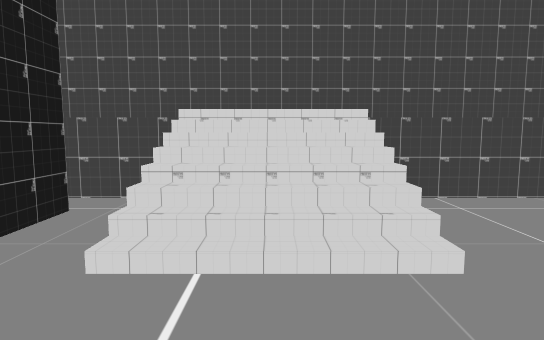
View 1 (above)

23 first-person views from a walk through a 3-D level made in the Unity game engine. The camera is 1.5 m above the floor, tilts 6° down and sees 75° across. The floor is counted in squares, 1 m on a side. Each view is taken from the middle of a square. On the plan, view 1 faces up. The plan holds only what a view shows up to about 16 squares ahead; the rest is blank. The place goes on beyond the plan. The player character is not drawn. Door leaves are left out, so doorways stand open.

View 2
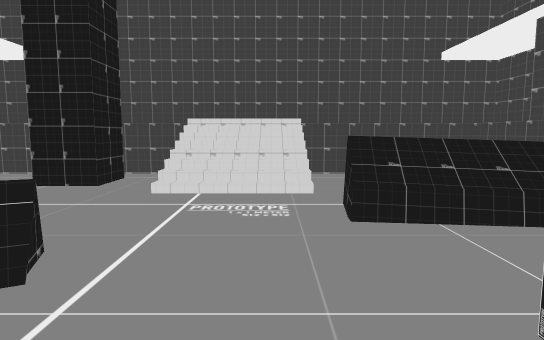

View 3
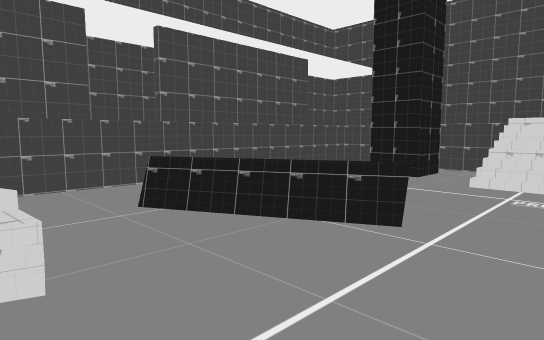

View 4
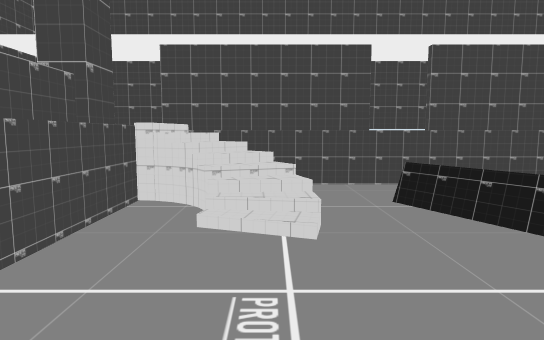

View 5
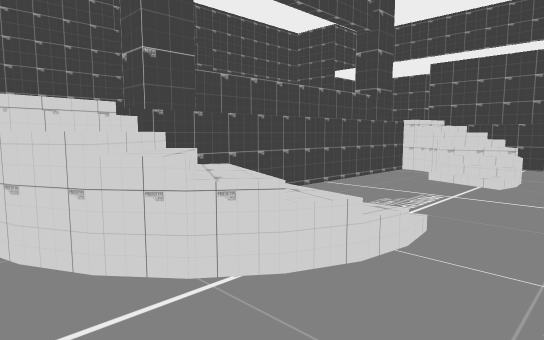

View 6
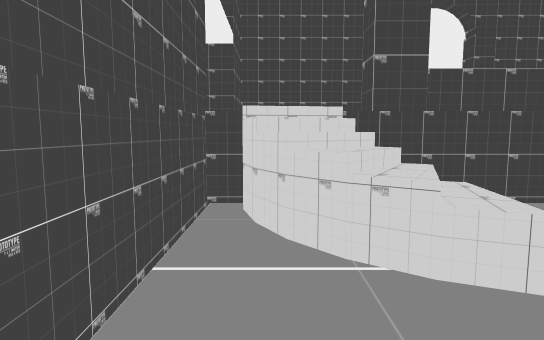

View 7
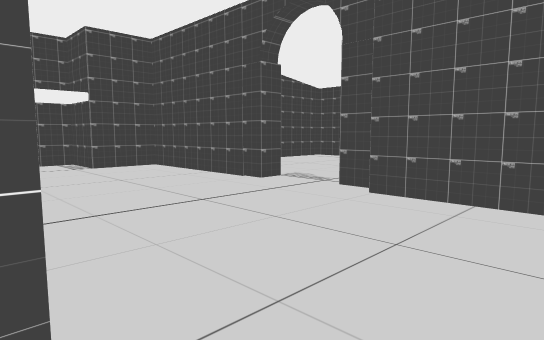

View 8
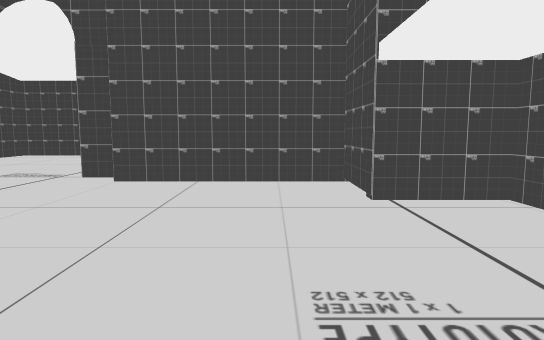

View 9
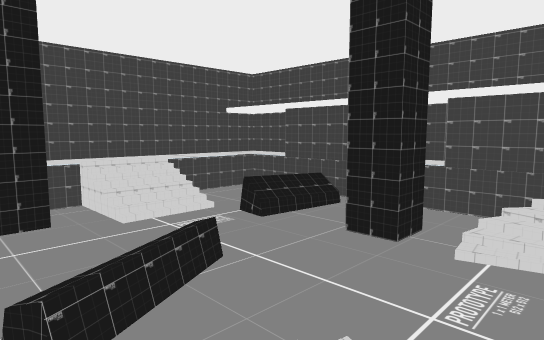

View 10
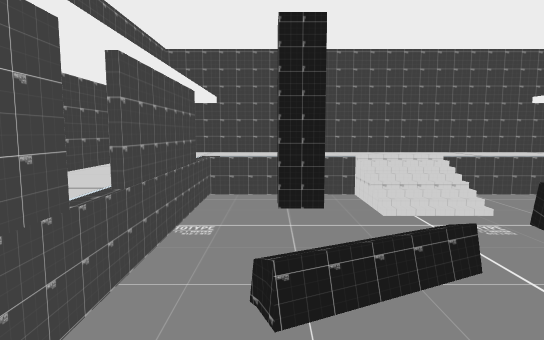

View 11
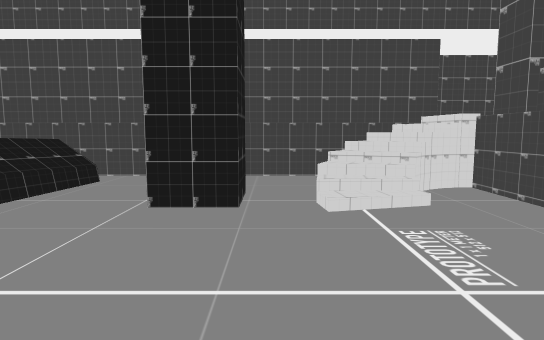

View 12
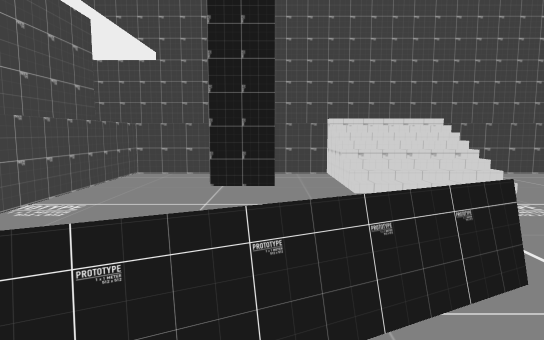

View 13
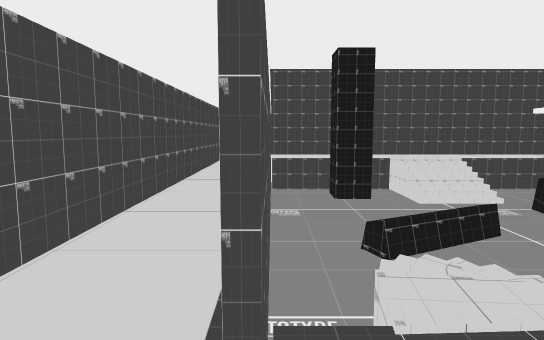

View 14
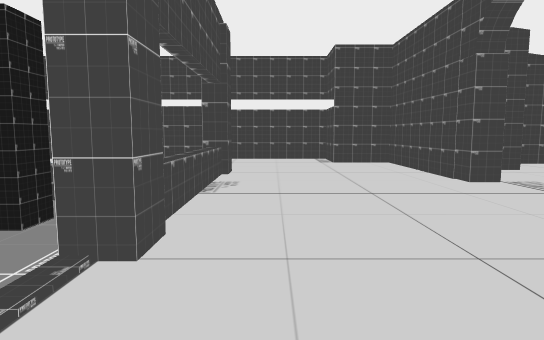

View 15
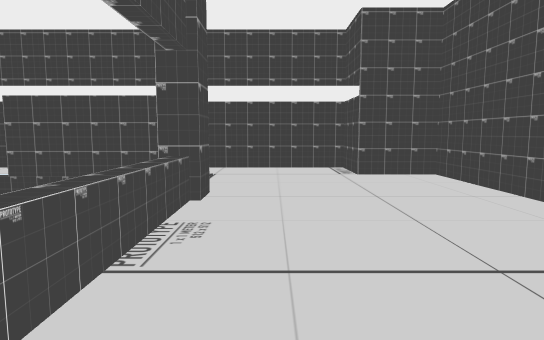

View 16
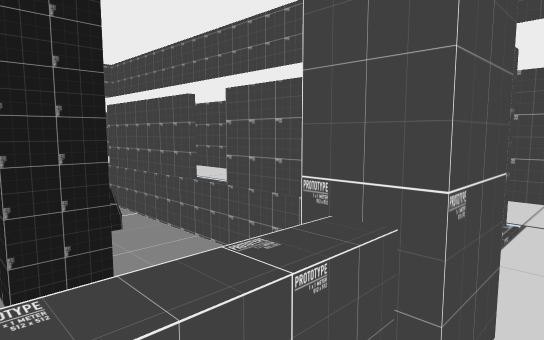

View 17
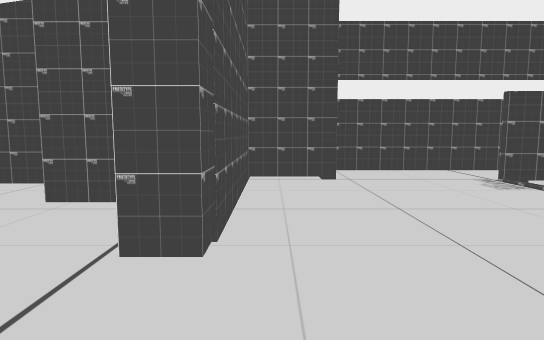

View 18
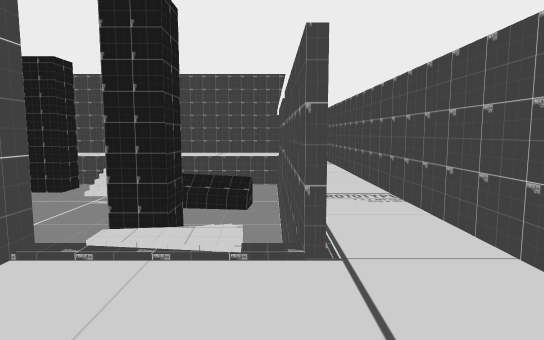

View 19
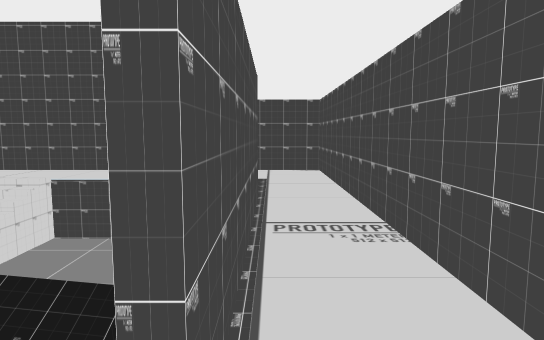

View 20
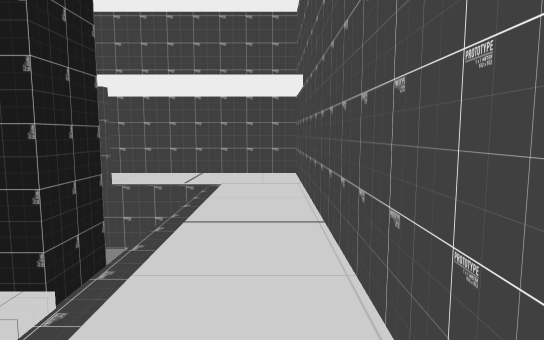

View 21
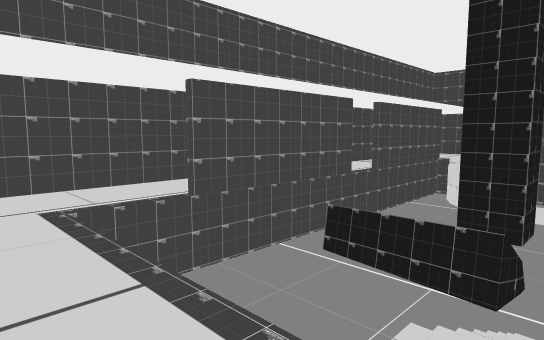

View 22
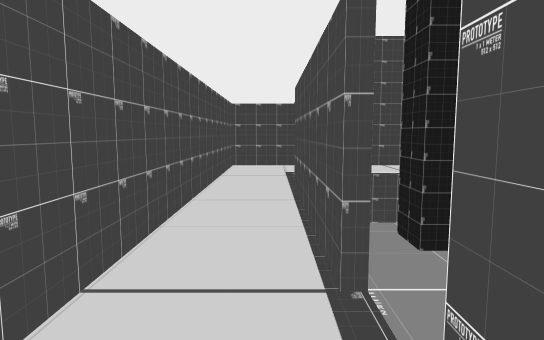

View 23
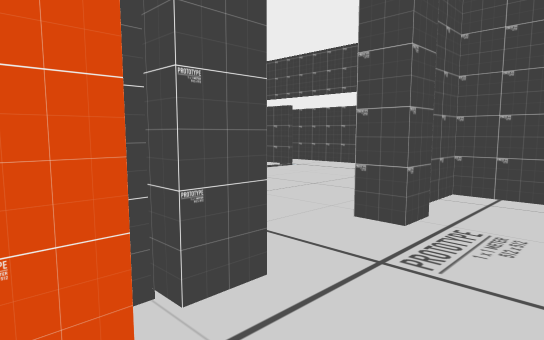

### Floor plan
Key: @ floor where view 1 was taken; # wall or solid block; x gap in a wall; . main floor; - floor 0.5 m lower than the main floor; _ floor 2 m lower than the main floor; / step, stairs or slope; D open door; = window, fence, low wall or low ledge; ^ raised ledge; v drop or lower ground.
Columns run from 12 left of view 1 to 11 right of it. Each row starts with its distance up from view 1.
 11 ########################
 10 #.................   ..#
  9 #......................#
  8 #..#vv###v#///#vvvvv#..#
  7 #..____##_v////______..#
  6 #..v__###_=////______..#
  5 #..x__###_=////______#.#
  4 #..#______/////______#.#
  3 #..#_________________#.#
  2 #..#___________^^^^#_#.#
  1 #..#___________^^^^^_#.#
  0 #..#________@________#.#
 -1 #..#_____==__________#.#
 -2 #..v___====__________..#
 -3 #..v__^==______###___..#
 -4 #..x__=________###___#.#
 -5 #..#_________________#.#
 -6 #..#___=//_____///___#.#
 -7 #..#__////_____///v__#.#
 -8 #..#_#///______/////_#.#
 -9 #..##///_________#-/_#.#
-10 #..##//#__________//_#.#
-11 #......##=======#../...#
-12 #......................#
-13 #......................#
-14 #......................#
-15 #......................#
-16 ####................####
-17    #................#
-18    #................#
-19    #######DDDD#######
-20        ####......#
-21        #.........#
-22        #.. ......#

Positions as (right, up) in squares from view 1, and headings:
1: (0, 0), facing up
2: (1, -5), facing up
3: (1, -7), facing up-left
4: (3, -7), facing left
5: (8, -4), facing down-left
6: (7, -3), facing down
7: (-7, -11), facing down-right
8: (-7, -9), facing down
9: (-7, -9), facing up-right
10: (-6, -9), facing up
11: (-4, -5), facing right
12: (-4, -5), facing up
13: (-9, -13), facing up
14: (-9, -13), facing right
15: (-4, -13), facing right
16: (2, -12), facing up-right
17: (2, -18), facing left
18: (8, -15), facing up
19: (9, -3), facing up
20: (1, 10), facing left
21: (1, 10), facing down-right
22: (-10, -5), facing up
23: (-4, -22), facing up-right
